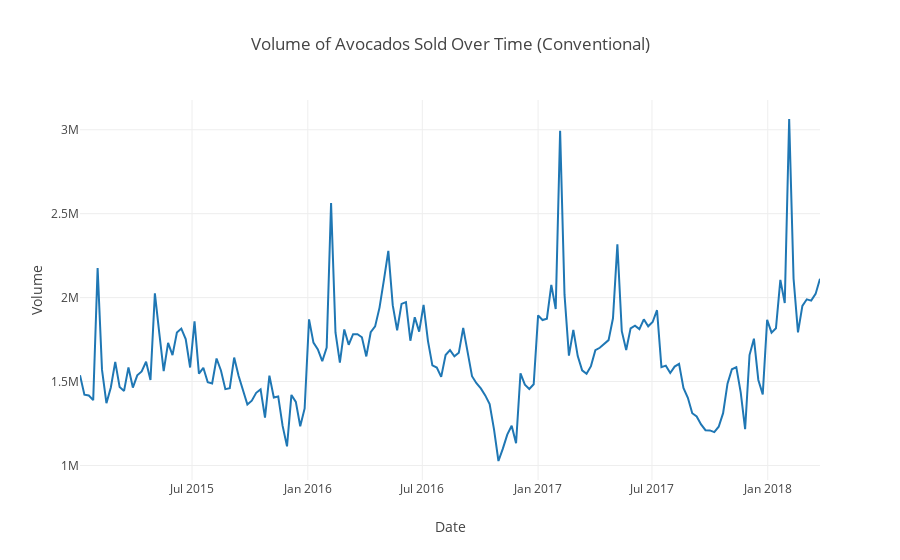

The cell this chart's notebook holds for it:
### Code cell
scatter1 = go.Scatter(x=groupBy1_volume['Total Volume'].index, y=groupBy1_volume['Total Volume'], name="Conventional")

scatter2 = go.Scatter(x=groupBy2_volume['Total Volume'].index, y=groupBy2_volume['Total Volume'], name="Organic")

data = [scatter1]
# data = [scatter1, scatter2]
layout=go.Layout(title="Volume of Avocados Sold Over Time (Conventional)", xaxis={'title':'Date'}, yaxis={'title':'Volume'})
figure=go.Figure(data=data,layout=layout)
iplot(figure)

### Figure 1 — Plotly figure (JSON) as saved in the notebook; plotly's stock layout.template omitted (floating-point values rounded to 4 significant figures; data arrays with more than 128 entries replaced by an {"elided": "..."} marker saying what was removed)
{"data": [{"name": "Conventional", "type": "scatter", "uid": "1b4cc5a5-680b-4572-be9a-0b609dd07020", "x": {"elided": "169 str values"}, "y": {"elided": "169 float values"}}], "layout": {"title": "Volume of Avocados Sold Over Time (Conventional)", "xaxis": {"title": "Date"}, "yaxis": {"title": "Volume"}}}
